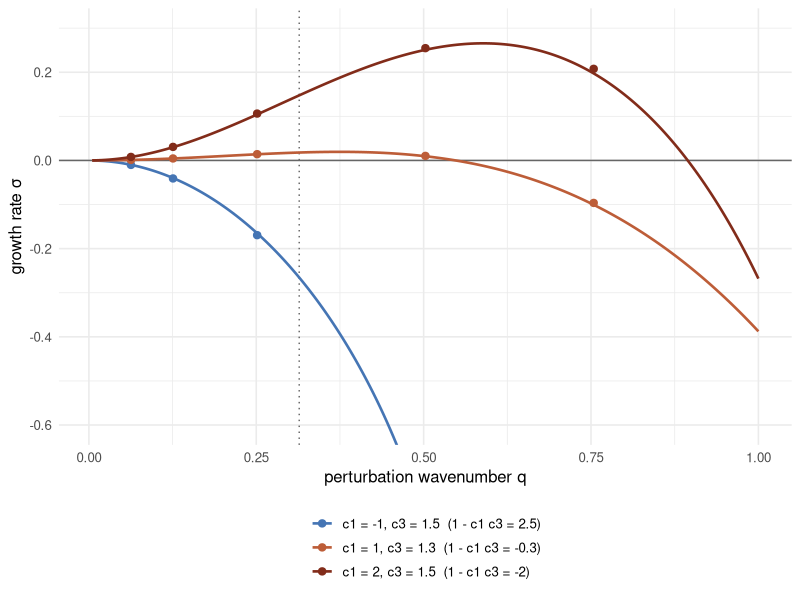
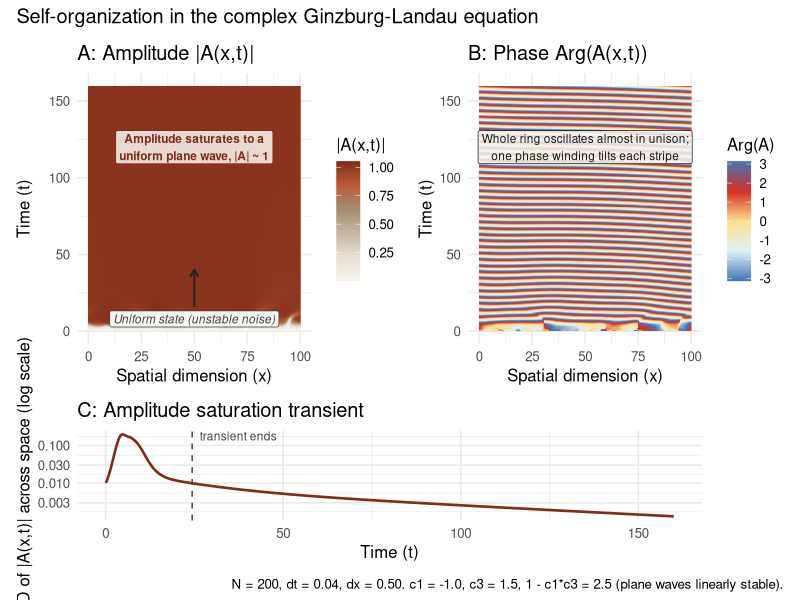
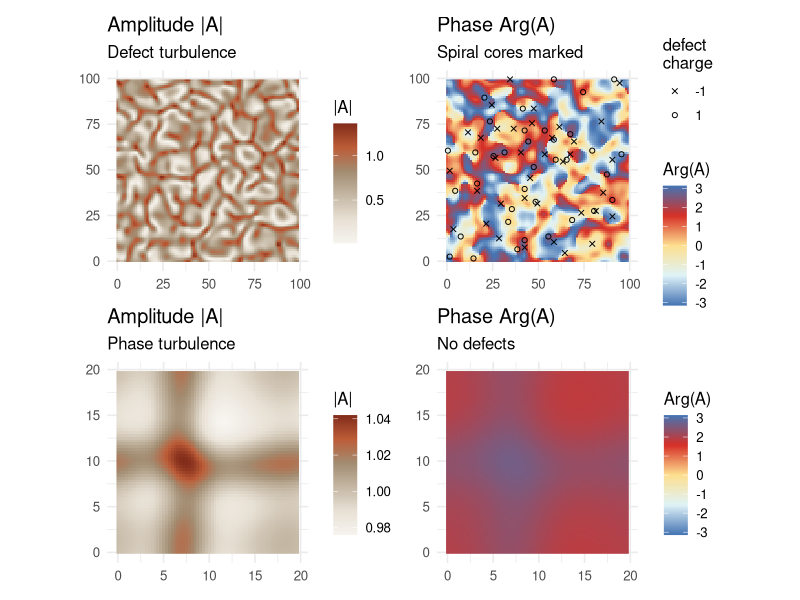
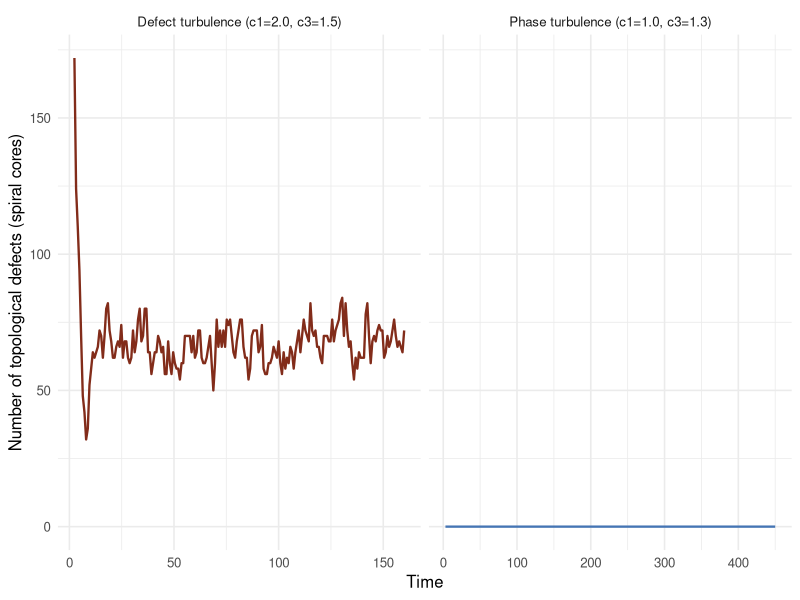

These charts were generated, in order, by the following R code:
## ---- chunk 1
#| label: setup
#| include: false
library(ggplot2)
library(dplyr)
library(tidyr)
library(patchwork)

theme_set(theme_minimal(base_size = 12))
## ---- chunk 2
#| label: params
# Warm editorial-styled color map (Alabaster to Terracotta/Crimson) for |A|
col_palette <- colorRampPalette(c("#f7f5f0", "#e8e1d5", "#c5b8a5", "#a38d72", "#bd5d38", "#822c1a"))(100)
# Circular/periodic color palette for the cyclic phase variable [-pi, pi]
phase_colors <- colorRampPalette(c("#4575b4", "#e0f3f8", "#fee090", "#d73027", "#4575b4"))(100)

N   <- 200        # number of spatial grid points on the periodic ring
L   <- 100.0      # domain length
dx  <- L / N      # spatial step
dt  <- 0.04       # time step (dt < dx^2 / 2 keeps the explicit diffusion term stable)
steps <- 4000     # total time steps
save_interval <- 8 # save every 8th frame

# c1 = -1.0, c3 = 1.5: checked against the Benjamin-Feir-Newell criterion below
c1  <- -1.0
c3  <- 1.5
## ---- chunk 3
#| label: bfn-criterion
bfn <- 1 - c1 * c3
## ---- chunk 4
#| label: fig-bfn-check
#| fig-cap: "Growth rate of a small phase ripple on the uniform plane wave, against its wavenumber q. Lines: the exact eigenvalue of the linearised equation. Points: rates measured from direct simulation. For 1 - c1 c3 > 0 every ripple decays; for 1 - c1 c3 < 0 a band of long waves grows. The dotted line marks q = 2 pi/20, the longest wave that fits the small domain used for the phase-turbulence run below, which sits near the top of its unstable band."
#| fig-width: 8
#| fig-height: 4.6
sigma_exact <- function(q, c1, c3) {
  M <- matrix(c(-q^2 - 2, c1 * q^2, 2 * c3 - c1 * q^2, -q^2), 2, byrow = TRUE)
  max(Re(eigen(M, only.values = TRUE)$values))
}
measure_growth <- function(c1, c3, n, N = 200, L = 100, dt = 0.01, T = 15, eps = 1e-4) {
  dx <- L / N; x <- (0:(N - 1)) * dx; q <- 2 * pi * n / L
  A <- exp(1i * eps * cos(q * x))                 # plane wave with a tiny phase ripple
  ts <- c(); amps <- c()
  for (s in 1:round(T / dt)) {
    lap <- (c(A[N], A[-N]) - 2 * A + c(A[-1], A[1])) / dx^2
    A <- A + dt * (A + (1 + 1i * c1) * lap - (1 - 1i * c3) * Mod(A)^2 * A)
    if (s %% 50 == 0) {
      w <- A * exp(-1i * c3 * s * dt)               # remove the carrier oscillation
      ts <- c(ts, s * dt); amps <- c(amps, sqrt(mean(Mod(w - mean(w))^2)))
    }
  }
  keep <- ts > 3                                    # after the fast amplitude mode has died away
  unname(coef(lm(log(amps[keep]) ~ ts[keep]))[2])
}
param_sets <- tibble(c1 = c(-1, 2, 1), c3 = c(1.5, 1.5, 1.3)) |>
  mutate(label = sprintf("c1 = %g, c3 = %g  (1 - c1 c3 = %g)", c1, c3, 1 - c1 * c3))
curves <- param_sets |>
  crossing(q = seq(0.005, 1.0, length.out = 200)) |>
  mutate(sigma = mapply(sigma_exact, q, c1, c3))
points <- param_sets |>
  crossing(n = c(1, 2, 4, 8, 12)) |>
  mutate(q = 2 * pi * n / 100,
         sigma_sim = mapply(measure_growth, c1, c3, n),
         sigma_th  = mapply(sigma_exact, q, c1, c3))
ggplot(curves, aes(q, sigma, colour = label)) +
  geom_hline(yintercept = 0, colour = "grey40") +
  geom_vline(xintercept = 2 * pi / 20, linetype = "dotted", colour = "grey40") +
  geom_line(linewidth = 0.9) +
  geom_point(data = points, aes(q, sigma_sim), size = 2.2) +
  scale_colour_manual(values = c("#4575b4", "#bd5d38", "#822c1a"), name = NULL) +
  coord_cartesian(ylim = c(-0.6, 0.3)) +
  labs(x = "perturbation wavenumber q", y = "growth rate σ") +
  theme(legend.position = "bottom", legend.direction = "vertical")
max_rel_err <- points |> filter(n <= 4) |> summarise(e = max(abs(sigma_sim / sigma_th - 1))) |> pull(e)
peak_weak <- curves |> filter(c1 == 1) |> slice_max(sigma, n = 1)
## ---- chunk 5
#| label: initialize
set.seed(42)
A <- runif(N, -0.05, 0.05) + 1i * runif(N, -0.05, 0.05)

n_saves <- steps / save_interval
amplitude_history <- matrix(0, nrow = n_saves, ncol = N)
phase_history     <- matrix(0, nrow = n_saves, ncol = N)
## ---- chunk 6
#| label: simulate
save_idx <- 1
for (t_step in 1:steps) {
  # Periodic Laplacian: shift the field left/right by one grid point and
  # wrap around the ends, rather than truncating at a hard boundary.
  left_neighbor  <- c(A[N], A[1:(N - 1)])
  right_neighbor <- c(A[2:N], A[1])
  laplacian <- (left_neighbor - 2 * A + right_neighbor) / dx^2

  dA <- A + (1 + 1i * c1) * laplacian - (1 - 1i * c3) * (Mod(A)^2) * A
  A <- A + dA * dt

  if (t_step %% save_interval == 0 && save_idx <= n_saves) {
    amplitude_history[save_idx, ] <- Mod(A)
    phase_history[save_idx, ]     <- Arg(A)
    save_idx <- save_idx + 1
  }
}
## ---- chunk 7
#| label: tidy
time_axis  <- seq(0, steps * dt, length.out = n_saves)
space_axis <- seq(0, L, length.out = N)

to_long <- function(mat, value_name) {
  mat |>
    as.data.frame() |>
    setNames(space_axis) |>
    mutate(time = time_axis) |>
    pivot_longer(-time, names_to = "space", values_to = value_name) |>
    mutate(space = as.numeric(space))
}

amplitude_df <- to_long(amplitude_history, "amplitude")
phase_df     <- to_long(phase_history, "phase")

# Spatial spread of the amplitude field at each point in time: this is what
# quantifies the "saturation transient" discussed below.
amplitude_variance <- amplitude_df |>
  group_by(time) |>
  summarise(sd_amplitude = sd(amplitude), .groups = "drop")

transient_end <- amplitude_variance |>
  filter(sd_amplitude < 0.01) |>
  slice(1) |>
  pull(time)

# decay rate of the slow tail of the amplitude spread, after the transient
tail_fit  <- amplitude_variance |> filter(time > transient_end)
tail_rate <- -unname(coef(lm(log(sd_amplitude) ~ time, data = tail_fit))[2])
slowest_phase_rate <- -sigma_exact(2 * pi / L, c1, c3)
## ---- chunk 8
#| label: check-plane-wave
final_amplitude <- Mod(A)
final_phase     <- Arg(A)

unwrapped <- final_phase
for (i in 2:length(unwrapped)) {
  d <- unwrapped[i] - unwrapped[i - 1]
  if (d > pi)  unwrapped[i:length(unwrapped)] <- unwrapped[i:length(unwrapped)] - 2 * pi
  if (d < -pi) unwrapped[i:length(unwrapped)] <- unwrapped[i:length(unwrapped)] + 2 * pi
}
winding_number <- (unwrapped[length(unwrapped)] - unwrapped[1]) / (2 * pi)
k_selected     <- 2 * pi * round(winding_number) / L
R_predicted    <- sqrt(max(0, 1 - k_selected^2))
# The forward-Euler map has its own fixed point: a uniform wave of amplitude R
# keeps its modulus only if |1 + dt(1 - k^2 - R^2) + i dt (c1 k^2 + c3 R^2)| = 1.
R_euler <- uniroot(function(R) Mod(1 + dt * (1 - k_selected^2 - R^2) +
                                     1i * dt * (c1 * k_selected^2 + c3 * R^2)) - 1,
                   c(0.9, 1.2))$root

tibble(
  quantity = c("selected winding number", "selected wavenumber k", "predicted R = sqrt(1-k^2)",
               "fixed point of the Euler scheme", "observed mean |A|", "observed sd |A|"),
  value = c(round(winding_number, 3), round(k_selected, 4), round(R_predicted, 4),
            round(R_euler, 4), round(mean(final_amplitude), 4), round(sd(final_amplitude), 4))
)
## ---- chunk 9
#| label: fig-cgle-panels
#| fig-cap: "Space-time evolution of the 1D complex Ginzburg-Landau equation. (A) The amplitude |A(x,t)| grows from noise and saturates to a spatially uniform value. (B) The phase Arg(A(x,t)) carries all the remaining structure: after a ragged start, the ring settles into a single plane wave whose phase advances in time at frequency ω ≈ −c3 (the stripes) and winds once around the ring (the slight tilt of each stripe). (C) The spatial standard deviation of |A|: a fast saturation transient, then a slow exponential tail as the last phase irregularities relax."
#| fig-height: 9.5
#| fig-width: 11
p1 <- ggplot(amplitude_df, aes(space, time, fill = amplitude)) +
  geom_raster() +
  scale_fill_gradientn(colors = col_palette) +
  annotate("label", x = L * 0.5, y = steps * dt * 0.05,
           label = "Uniform state (unstable noise)", color = "#444444", fill = "#f7f5f0",
           fontface = "italic", size = 3) +
  annotate("segment", x = L * 0.5, xend = L * 0.5, y = steps * dt * 0.1, yend = steps * dt * 0.25,
           arrow = arrow(length = unit(0.08, "inches")), color = "#222222", linewidth = 0.7) +
  annotate("label", x = L * 0.5, y = steps * dt * 0.75,
           label = "Amplitude saturates to a\nuniform plane wave, |A| ~ 1", color = "#822c1a", fill = "#f7f5f0",
           fontface = "bold", size = 3, alpha = 0.85) +
  labs(
    x = "Spatial dimension (x)", y = "Time (t)", fill = "|A(x,t)|",
    title = "A: Amplitude |A(x,t)|"
  )

p2 <- ggplot(phase_df, aes(space, time, fill = phase)) +
  geom_raster() +
  scale_fill_gradientn(colors = phase_colors, limits = c(-pi, pi)) +
  annotate("label", x = L * 0.5, y = steps * dt * 0.75,
           label = "Whole ring oscillates almost in unison;\none phase winding tilts each stripe",
           color = "#1a1a1a", fill = "#f7f5f0", size = 3, alpha = 0.85) +
  labs(
    x = "Spatial dimension (x)", y = "Time (t)", fill = "Arg(A)",
    title = "B: Phase Arg(A(x,t))"
  )

p3 <- ggplot(amplitude_variance, aes(time, sd_amplitude)) +
  geom_line(color = "#822c1a", linewidth = 0.9) +
  { if (length(transient_end) > 0) {
      list(
        geom_vline(xintercept = transient_end, linetype = "dashed", color = "#444444", linewidth = 0.5),
        annotate("text", x = transient_end, y = max(amplitude_variance$sd_amplitude) * 0.9,
                 label = "transient ends", hjust = -0.1, size = 3, color = "#444444")
      )
    } } +
  scale_y_log10() +
  labs(x = "Time (t)", y = "SD of |A(x,t)| across space (log scale)", title = "C: Amplitude saturation transient")

(p1 | p2) / p3 +
  plot_layout(heights = c(3, 1)) +
  plot_annotation(
    title = "Self-organization in the complex Ginzburg-Landau equation",
    caption = sprintf("N = %d, dt = %.2f, dx = %.2f. c1 = %.1f, c3 = %.1f, 1 - c1*c3 = %.1f (plane waves linearly stable).",
                       N, dt, dx, c1, c3, bfn)
  )
## ---- chunk 10
#| label: cgle2d-functions
lap2d <- function(A, dx) {
  up    <- rbind(A[nrow(A), , drop = FALSE], A[-nrow(A), , drop = FALSE])
  down  <- rbind(A[-1, , drop = FALSE], A[1, , drop = FALSE])
  left  <- cbind(A[, ncol(A), drop = FALSE], A[, -ncol(A), drop = FALSE])
  right <- cbind(A[, -1, drop = FALSE], A[, 1, drop = FALSE])
  (up + down + left + right - 4 * A) / dx^2
}

wrap_pi <- function(x) ((x + pi) %% (2 * pi)) - pi

# Topological charge of every elementary plaquette on the periodic grid,
# via the discrete phase circulation around its four corners.
defect_charge_grid <- function(A) {
  theta      <- Arg(A)
  th_ip1_j   <- rbind(theta[-1, , drop = FALSE], theta[1, , drop = FALSE])
  th_i_jp1   <- cbind(theta[, -1, drop = FALSE], theta[, 1, drop = FALSE])
  th_ip1_jp1 <- cbind(th_ip1_j[, -1, drop = FALSE], th_ip1_j[, 1, drop = FALSE])
  d1 <- wrap_pi(th_ip1_j - theta);      d2 <- wrap_pi(th_ip1_jp1 - th_ip1_j)
  d3 <- wrap_pi(th_i_jp1 - th_ip1_jp1); d4 <- wrap_pi(theta - th_i_jp1)
  round((d1 + d2 + d3 + d4) / (2 * pi))
}

simulate_cgle2d <- function(c1, c3, N, L, dt, steps, seed, save_every,
                             init = c("noise", "perturbed_plane_wave"), noise_amp = 0.05) {
  init <- match.arg(init)
  dx <- L / N
  set.seed(seed)
  if (init == "noise") {
    A <- matrix(complex(real = runif(N * N, -noise_amp, noise_amp),
                         imaginary = runif(N * N, -noise_amp, noise_amp)), nrow = N)
  } else {
    # Start from the exact k=0 plane wave (R=1) plus a small broadband
    # perturbation -- this is the state the BFN criterion is actually a
    # statement about the stability of, rather than the fully unstructured
    # A=0 noise used for the 1D run above.
    A <- matrix(1 + 0i, N, N) +
      matrix(complex(real = runif(N * N, -noise_amp, noise_amp),
                      imaginary = runif(N * N, -noise_amp, noise_amp)), nrow = N)
  }
  n_saves <- floor(steps / save_every)
  defect_count <- numeric(n_saves); time_trace <- numeric(n_saves); save_idx <- 1
  for (step in 1:steps) {
    lap <- lap2d(A, dx)
    dA  <- A + (1 + 1i * c1) * lap - (1 - 1i * c3) * (Mod(A)^2) * A
    A   <- A + dA * dt
    if (step %% save_every == 0 && save_idx <= n_saves) {
      defect_count[save_idx] <- sum(defect_charge_grid(A) != 0)
      time_trace[save_idx]   <- step * dt
      save_idx <- save_idx + 1
    }
  }
  list(A = A, defect_count = defect_count, time_trace = time_trace, dx = dx, L = L, N = N)
}
## ---- chunk 11
#| label: cgle2d-params
c1_defect <- 2.0;  c3_defect <- 1.5   # deep in the unstable region
c1_phase  <- 1.0;  c3_phase  <- 1.3   # only just past the line
bfn_defect <- 1 - c1_defect * c3_defect
bfn_phase  <- 1 - c1_phase * c3_phase
## ---- chunk 12
#| label: cgle2d-simulate
sim_defect <- simulate_cgle2d(c1 = c1_defect, c3 = c3_defect, N = 100, L = 100, dt = 0.04,
                               steps = 4000, seed = 909, save_every = 20,
                               init = "noise", noise_amp = 0.05)
sim_phase <- simulate_cgle2d(c1 = c1_phase, c3 = c3_phase, N = 64, L = 20, dt = 0.01,
                              steps = 45000, seed = 321, save_every = 300,
                              init = "perturbed_plane_wave", noise_amp = 0.25)
## ---- chunk 13
#| label: cgle2d-tidy
field_to_df <- function(A, L) {
  N  <- nrow(A)
  ax <- seq(0, L, length.out = N + 1)[1:N]
  expand.grid(x = ax, y = ax) |>
    mutate(amplitude = as.vector(Mod(t(A))), phase = as.vector(Arg(t(A))))
}

defect_coords <- function(A, L) {
  N <- nrow(A); dx <- L / N
  charge <- defect_charge_grid(A)
  idx <- which(charge != 0, arr.ind = TRUE)
  if (nrow(idx) == 0) return(tibble(x = numeric(0), y = numeric(0), charge = numeric(0)))
  tibble(x = (idx[, 1] - 0.5) * dx, y = (idx[, 2] - 0.5) * dx, charge = charge[idx])
}

field_defect_df <- field_to_df(sim_defect$A, sim_defect$L)
field_phase_df  <- field_to_df(sim_phase$A, sim_phase$L)
defects_final   <- defect_coords(sim_defect$A, sim_defect$L)

defect_trace_df <- bind_rows(
  tibble(time = sim_defect$time_trace, n_defects = sim_defect$defect_count,
         regime = sprintf("Defect turbulence (c1=%.1f, c3=%.1f)", c1_defect, c3_defect)),
  tibble(time = sim_phase$time_trace, n_defects = sim_phase$defect_count,
         regime = sprintf("Phase turbulence (c1=%.1f, c3=%.1f)", c1_phase, c3_phase))
)

steady_defect_stats <- defect_trace_df |>
  filter(regime == sprintf("Defect turbulence (c1=%.1f, c3=%.1f)", c1_defect, c3_defect), time > 20) |>
  summarise(mean_n = mean(n_defects), sd_n = sd(n_defects))
steady_density_pct <- round(100 * steady_defect_stats$mean_n / sim_defect$N^2, 2)

# |A| at the four grid corners of each defect plaquette, against the field as a whole
amp_d <- Mod(sim_defect$A); Nd <- sim_defect$N
idx   <- which(defect_charge_grid(sim_defect$A) != 0, arr.ind = TRUE)
nxt   <- function(i) ifelse(i == Nd, 1, i + 1)
amp_at_defects <- pmin(amp_d[idx], amp_d[cbind(nxt(idx[, 1]), idx[, 2])],
                       amp_d[cbind(idx[, 1], nxt(idx[, 2]))], amp_d[cbind(nxt(idx[, 1]), nxt(idx[, 2]))])
amp_range_phase <- range(field_phase_df$amplitude)
phase_spread    <- diff(range(field_phase_df$phase))
## ---- chunk 14
#| label: fig-cgle2d-fields
#| fig-cap: "Final-state amplitude and phase fields for the two regimes. Top: deep in the unstable region ($1-c_1c_3=`r round(bfn_defect,2)`$), point defects (marked: circles and crosses for the two opposite topological charges) are scattered throughout the domain. Each sits at a pale spot in the amplitude, where |A| falls to zero, and the phase winds once round it. Dark ridges in the amplitude are where neighbouring waves collide. Bottom: only just past the instability line ($1-c_1c_3=`r round(bfn_phase,2)`$), the phase develops a single smooth, domain-sized distortion. The amplitude (note its narrow colour scale) stays within a few per cent of 1, and no defects appear."
#| fig-height: 9
#| fig-width: 9.5
p_amp_defect <- ggplot(field_defect_df, aes(x, y, fill = amplitude)) +
  geom_raster() + coord_fixed() +
  scale_fill_gradientn(colors = col_palette) +
  labs(title = "Amplitude |A|", subtitle = "Defect turbulence", x = NULL, y = NULL, fill = "|A|")

p_phase_defect <- ggplot(field_defect_df, aes(x, y, fill = phase)) +
  geom_raster() + coord_fixed() +
  scale_fill_gradientn(colors = phase_colors, limits = c(-pi, pi)) +
  geom_point(data = defects_final, aes(x, y, shape = factor(sign(charge))),
             inherit.aes = FALSE, color = "black", size = 1.4) +
  scale_shape_manual(values = c(`-1` = 4, `1` = 1), name = "defect\ncharge") +
  labs(title = "Phase Arg(A)", subtitle = "Spiral cores marked", x = NULL, y = NULL, fill = "Arg(A)")

p_amp_phase <- ggplot(field_phase_df, aes(x, y, fill = amplitude)) +
  geom_raster() + coord_fixed() +
  scale_fill_gradientn(colors = col_palette, limits = range(field_phase_df$amplitude)) +
  labs(title = "Amplitude |A|", subtitle = "Phase turbulence", x = NULL, y = NULL, fill = "|A|")

p_phase_phase <- ggplot(field_phase_df, aes(x, y, fill = phase)) +
  geom_raster() + coord_fixed() +
  scale_fill_gradientn(colors = phase_colors, limits = c(-pi, pi)) +
  labs(title = "Phase Arg(A)", subtitle = "No defects", x = NULL, y = NULL, fill = "Arg(A)")

(p_amp_defect | p_phase_defect) / (p_amp_phase | p_phase_phase)
## ---- chunk 15
#| label: fig-cgle2d-defect-trace
#| fig-cap: "Number of topological defects over time for the two regimes (each panel's time axis is scaled to its own run). Left: after an initial transient in which spurious single-pixel defects seeded by the rough noisy start rapidly annihilate, the population settles into a statistically steady density with continual nucleation and annihilation of pairs. Right: the defect count is exactly zero for the entire run."
#| fig-width: 9
#| fig-height: 4
defect_trace_df |>
  filter(time > 2) |>
  ggplot(aes(time, n_defects, color = regime)) +
  geom_line(linewidth = 0.8) +
  facet_wrap(~regime, scales = "free_x") +
  scale_color_manual(values = setNames(c("#822c1a", "#4575b4"), unique(defect_trace_df$regime)), guide = "none") +
  labs(x = "Time", y = "Number of topological defects (spiral cores)")
